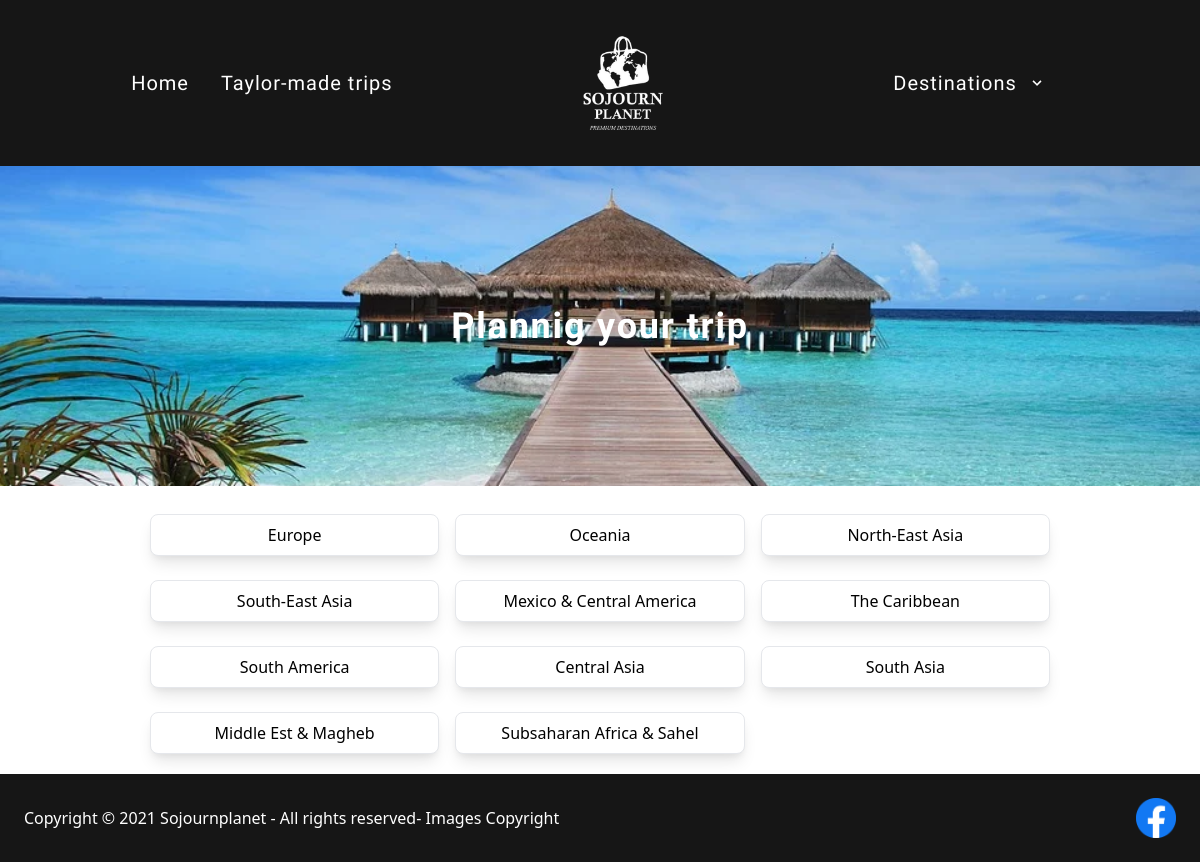
The page / on the database its author committed.
### tables this page shows
CREATE TABLE `destinations` (
  `id` int(11) NOT NULL,
  `name` varchar(255) NOT NULL
);

### config/db.php (called while the page is built)
<?php
	class Connect
	{
		public static function connection(){
			$cnx = new mysqli('localhost', 'root', '', 'travel');
			$cnx->set_charset("utf8");
			return $cnx;
		}
	}
?>

### models/Destination.php (called while the page is built, shortened)
<?php
class Destination extends Connect{
    private $db;
    private $destinations;
    public function __construct(){
		$this->db = Connect::connection();
		$this->destinations = array();
	}
    public function get_destinations(){
		$query = $this->db->query("SELECT * FROM destinations");
		while ($rows = $query->fetch_assoc()){
			$this->destinations[] = $rows;
		}
		return $this->destinations;
	}
}

### index.php (the view)
<?php include 'templates/header.php';?>
<div class="container w-3/4 mx-auto mt-5">
  <div class="grid grid-cols-1 gap-4 md:grid-cols-2 lg:grid-cols-3 xl:grid-cols-4">
  <?php
							$destinations = new Destination();
							$dests = $destinations->get_destinations();
							foreach ($dests as $dest) {?>
                              <div class="p-2 mt-2 text-center bg-white border rounded-lg shadow-lg hover:bg-gray-900 hover:text-white">
                                  <a href="Destination.php?id=<?php echo $dest['id'];?>">
                                  <?php echo $dest['name'];?>
                                </a>
                              </div>
                              <?php 							 }?>
  </div>
</div>
<?php include 'templates/footer.php';?>

### rows shown on the page
destinations: name "Europe"
destinations: name "Oceania"
destinations: name "North-East Asia"
destinations: name "South-East Asia"
destinations: name "Mexico & Central America"
destinations: name "The Caribbean"
destinations: name "South America"
destinations: name "Central Asia"
destinations: name "South Asia"
destinations: name "Middle Est & Magheb"
destinations: name "Subsaharan Africa & Sahel"
